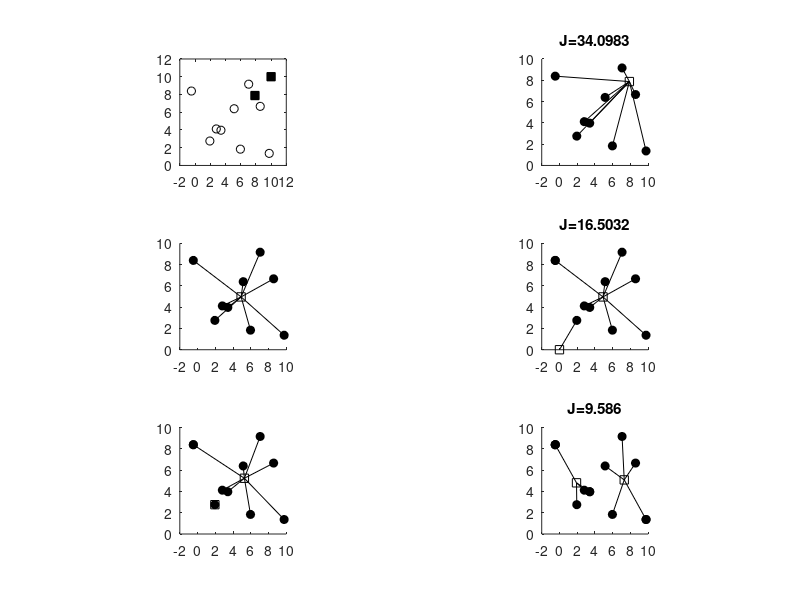

Reproduce this figure in MATLAB.
function barycenters

close all;

% make a plot of the Ouillion et al (2008) clustering figure

% Area ranges from 0 to 10 in x and y

% produce a x,y vectors of random integers between 1 and 10

rx=randperm(9) + randn(1,9);
ry=randperm(9) + randn(1,9);

% produce 2 seed locations

sxr=randperm(9) + randn(1,9);
syr=randperm(9) + randn(1,9);

sx(1:2)=sxr(1:2);
sy(1:2)=sxr(1:2);

figure;

subplot(3,2,1);
plot(rx,ry,'ok',sx,sy,'sk','Markerfacecolor','k');
axis square;


%  Iteration (use 3)

nplot=1;

for kit=1:6;


% calculate distances and sort to each seed location

nc1=0;  %cluster 1 counter
nc2=0;  %cluster 2 counter

J=0;

for m=1:9;
    
    dist1=sqrt((rx(m)-sx(1))^2 + (ry(m)-sy(1))^2);
    dist2=sqrt((rx(m)-sx(2))^2 + (ry(m)-sy(2))^2);
    
    % sort
    if dist1 <= dist2;
        nc1=nc1+1;
        xc1(nc1)=rx(m);
        yc1(nc1)=ry(m);
        dc1(nc1)=dist1;
    else;
        nc2=nc2+1;
        xc2(nc2)=rx(m);
        yc2(nc2)=ry(m);
        dc2(nc2)=dist2;
    end;
    
end;

% calculate norm

jnorm=0;
if nc1 > 0;
    for k=1:nc1; jnorm=jnorm + dc1(k).*dc1(k); end;
end;
if nc2 > 0;
    for k=1:nc2; jnorm=jnorm + dc2(k).*dc2(k); end;
end;

kit
jnorm=jnorm./9.0


if kit <= 2 || kit == 6;
    
% plot line from each seed location to cluster events
nplot=nplot+1;
subplot(3,2,nplot);
hold on;
if nc1 > 0;
    plot(sx(1),sy(1),'sk',xc1,yc1,'ok','Markerfacecolor','k');
    for k=1:nc1;
        plot([sx(1) xc1(k)],[sy(1) yc1(k)],'-k');
    end;
end;
if nc2 > 0;
    plot(sx(2),sy(2),'sk',xc2,yc2,'ok','Markerfacecolor','k');
    for k=1:nc2;
        plot([sx(2) xc2(k)],[sy(2) yc2(k)],'-k');
    end;
end;
hold off;
axis square;
norm_nam=strcat('J=',num2str(jnorm));
title(norm_nam);

end;

% find each barycenter
bxc1=0.;
byc1=0.;
bxc2=0.;
byc2=0.;

if nc1 > 0;
    for k=1:nc1; bxc1=bxc1+xc1(k); byc1=byc1+yc1(k); end;
    bxc1=bxc1./nc1;
    byc1=byc1./nc1;
end;
if nc2 > 0;
    for k=1:nc2; bxc2=bxc2+xc2(k); byc2=byc2+yc2(k); end;
    bxc2=bxc2./nc2;
    byc2=byc2./nc2;
end;

if kit <= 2;
    
% plot this new information
nplot=nplot+1;
subplot(3,2,nplot);
hold on;
if nc1 > 0;
    plot(bxc1,byc1,'sk',xc1,yc1,'ok','Markerfacecolor','k');
    for k=1:nc1;
        plot([bxc1 xc1(k)],[byc1 yc1(k)],'-k');
    end;
end;
if nc2 > 0;
    plot(bxc2,byc2,'sk',xc2,yc2,'ok','Markerfacecolor','k');
    for k=1:nc2;
        plot([bxc2 xc2(k)],[byc2 yc2(k)],'-k');
    end;
end;
hold off;
axis square;

end;
        
% replace seed locations for next iteration
sx(1)=bxc1;
sy(1)=byc1;
sx(2)=bxc2;
sy(2)=byc2;

end;

        


